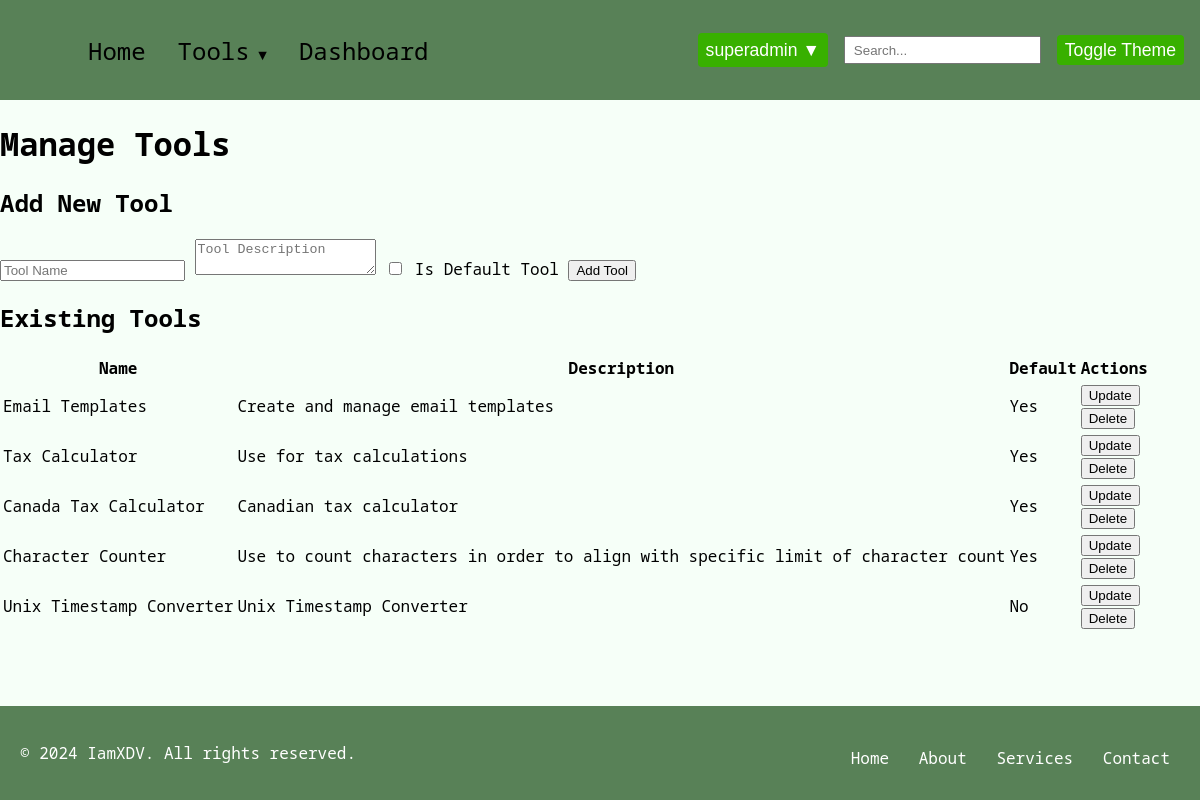
The page /manage_tools (signed in) on the database as committed earlier.
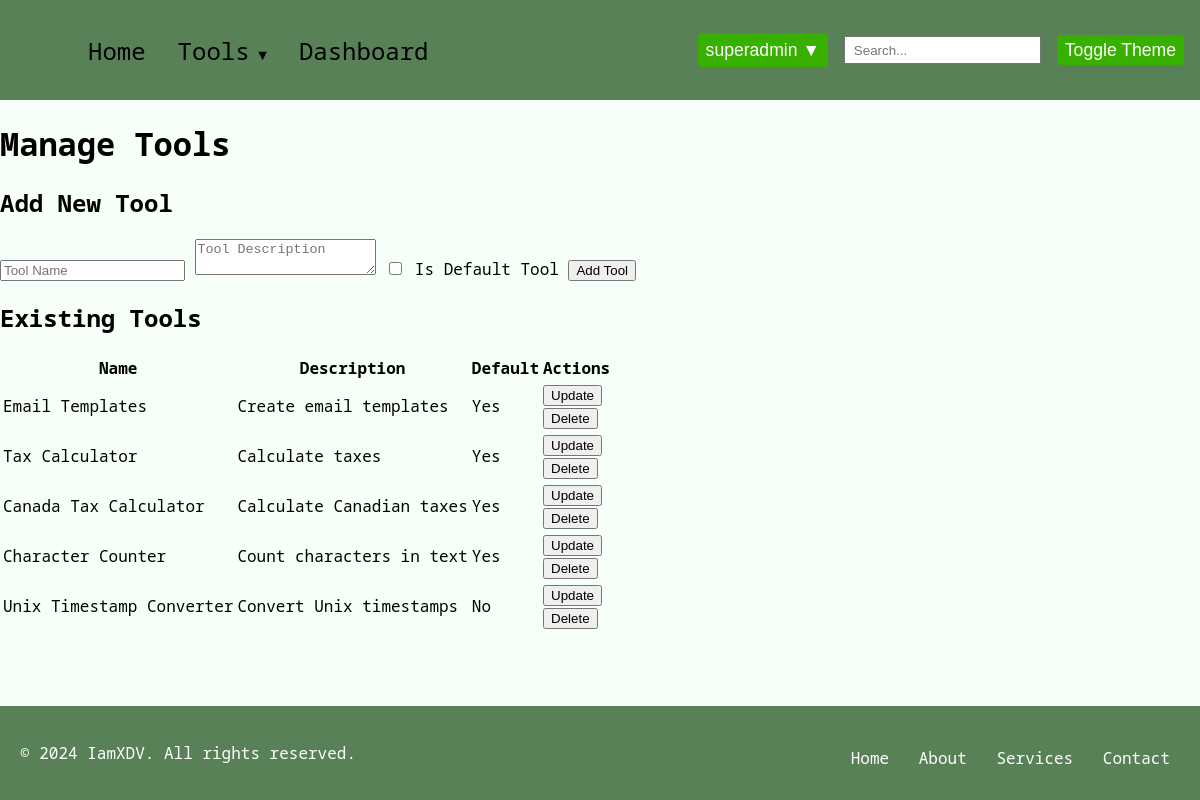
The same page on the database as committed later.
### model/model.py (models this page shows, shortened)
class Tool(db.Model):
    __tablename__ = 'tools'
    id = db.Column(db.Integer, primary_key=True)
    name = db.Column(db.String(100), unique=True, nullable=False)
    description = db.Column(db.String(255))
    is_default = db.Column(db.Boolean, default=False)

### routes/admin_routes.py (the view, shortened to what this page needs)
@admin.route('/manage_tools', methods=['GET', 'POST', 'PUT', 'DELETE'])
def manage_tools():
    if "logged_in" not in session or session.get("role") not in ["admin", "super_admin"]:
        flash("You don't have permission to manage tools.", "error")
        return redirect(url_for("auth.login"))
    tools = Tool.query.all()
    return render_template('manage_tools.html', tools=tools)

### templates/manage_tools.html (shortened to what this page needs)
{% extends "base.html" %}
{% block content %}
<h1>Manage Tools</h1>
<h2>Add New Tool</h2>
<form action="{{ url_for('admin.manage_tools') }}" method="post">
    <input type="text" name="tool_name" placeholder="Tool Name" required>
    <textarea name="description" placeholder="Tool Description"></textarea>
    <label>
        <input type="checkbox" name="is_default"> Is Default Tool
    </label>
    <button type="submit">Add Tool</button>
</form>
<h2>Existing Tools</h2>
<table>
    <thead>
        <tr>
            <th>Name</th>
            <th>Description</th>
            <th>Default</th>
            <th>Actions</th>
        </tr>
    </thead>
    <tbody>
        {% for tool in tools %}
        <tr>
            <td>{{ tool.name }}</td>
            <td>{{ tool.description }}</td>
            <td>{{ 'Yes' if tool.is_default else 'No' }}</td>
            <td>
                <button onclick="showUpdateForm('{{ tool.id }}', '{{ tool.name }}', '{{ tool.description }}', {{ tool.is_default|lower }})">Update</button>
                <form action="{{ url_for('admin.manage_tools') }}" method="post" onsubmit="return confirm('Are you sure you want to delete this tool?');">
                    <button type="submit">Delete</button>
                </form>
            </td>
        </tr>
        {% endfor %}
    </tbody>
</table>
{% endblock %}

### templates/base.html (shortened to what this page needs)
<!DOCTYPE html>
<html lang="en">
  <head>
    <link
      rel="stylesheet"
      href="{{ url_for('static', filename='css/base.css') }}"
    />
  </head>
  <body class="light-theme">
    <nav class="navbar">
      <div class="navbar-container">
        <div class="navbar-collapse" id="navbar-collapse">
          <ul class="navbar-nav">
            <li class="nav-item">
              <a href="{{ url_for('user.index') }}" class="nav-link">Home</a>
            </li>
            {% if 'logged_in' in session %}
            <li class="nav-item dropdown">
              <a href="#" class="nav-link dropdown-toggle">Tools</a>
            </li>
            <li class="nav-item">
              <a href="{{ url_for('user.user_dashboard') }}" class="nav-link"
                >Dashboard</a
              >
            </li>
            {% endif %}
          </ul>
          <div class="navbar-right">
            {% if 'logged_in' in session %}
            <div class="user-dropdown">
              <button class="dropbtn">
                {{ session.get('username', 'User') }} ▼
              </button>
            </div>
            {% else %}
            <a href="{{ url_for('auth.login') }}" class="btn">Login</a>
            <a href="{{ url_for('auth.register_step1') }}" class="btn">Sign Up</a>
            {% endif %}
            <input type="text" class="search-bar" placeholder="Search..." />
            <button class="base-toggle-btn">Toggle Theme</button>
          </div>
        </div>
      </div>
    </nav>
    <div class="container">
       {% block content %} {% endblock %}
    </div>
    {% block footer %}
    <footer class="site-footer">
      <div class="footer-container">
        <p>&copy; 2024 IamXDV. All rights reserved.</p>
        <nav class="footer-nav">
          <ul>
            <li><a href="#">Home</a></li>
            <li><a href="#">About</a></li>
            <li><a href="#">Services</a></li>
            <li><a href="#">Contact</a></li>
          </ul>
        </nav>
      </div>
    </footer>
    {% endblock %}
  </body>
</html>

### static/css/base.css (style rules this page uses)
html, body { height: 100%; margin: 0; display: flex; flex-direction: column; }
.container { flex: 1; }
.light-theme { font-family: 'Noto Sans Mono', monospace; background-color: #f6fff8; }
.navbar { background-color: #588157; padding: 0.3rem 1rem; position: relative; }
.navbar-container { display: flex; align-items: center; justify-content: space-between; }
.navbar-collapse { display: flex; align-items: center; width: 100%; }
.navbar-nav { list-style: none; display: flex; align-items: center; flex-grow: 1; font-size: 1.5em; margin-left: 1rem; }
.nav-item { position: relative; }
.nav-link { display: block; padding: 0.3rem 1rem; color: #000; text-decoration: none; }
.dropdown { position: relative; }
.dropdown-toggle::after { content: ' ▼'; font-size: 0.6em; }
.navbar-right { display: flex; align-items: center; font-size: 1.1em; }
.search-bar { padding: 0.3rem 0.5rem; margin-right: 1rem; }
.base-toggle-btn { padding: 0.3rem 0.5rem; cursor: pointer; border: none; background-color: #38b000; color: #fff; border-radius: 0.25rem; font-size: 1em; }
.user-dropdown { position: relative; display: inline-block; }
.dropbtn { background-color: #4caf50; color: white; padding: 10px; font-size: 16px; border: none; cursor: pointer; }
.user-dropdown { margin-right: 1rem; }
.dropbtn { padding: 0.4rem 0.5rem; cursor: pointer; border: none; background-color: #38b000; color: #fff; border-radius: 0.25rem; font-size: 1em; }
.navbar-nav { justify-content: flex-start; }
.navbar-right { justify-content: flex-end; }
.site-footer { background-color: var( --footer-background-color, #588157 ); font-family: 'Noto Sans Mono', monospace; padding: 20px; text-align: center; }
.footer-container { display: flex; flex-direction: column; justify-content: center; align-items: center; color: var(--footer-text-color, white); }
.footer-nav ul { list-style-type: none; padding: 0; margin: 10px 0 0; }
.footer-nav ul li { display: inline; margin: 0 10px; }
.footer-nav ul li a { color: var(--footer-text-color, white); text-decoration: none; transition: color 0.3s ease; }
@media (min-width: 768px) { .footer-container { flex-direction: row; justify-content: space-between; } }

Rows that differ between the two databases and show on the page:
changed Tool "Email Templates": description "Create and manage email templates" → "Create email templates"
changed Tool "Tax Calculator": description "Use for tax calculations" → "Calculate taxes"
changed Tool "Canada Tax Calculator": description "Canadian tax calculator" → "Calculate Canadian taxes"
changed Tool "Character Counter": description "Use to count characters in order to align with specific limit of character count" → "Count characters in text"
changed Tool "Unix Timestamp Converter": description "Unix Timestamp Converter" → "Convert Unix timestamps"
